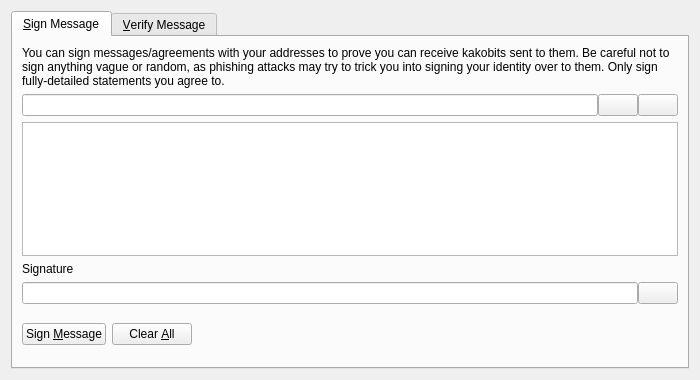
<?xml version="1.0" encoding="UTF-8"?>
<ui version="4.0">
 <class>SignVerifyMessageDialog</class>
 <widget class="QDialog" name="SignVerifyMessageDialog">
  <property name="geometry">
   <rect>
    <x>0</x>
    <y>0</y>
    <width>700</width>
    <height>380</height>
   </rect>
  </property>
  <property name="windowTitle">
   <string>Signatures - Sign / Verify a Message</string>
  </property>
  <property name="modal">
   <bool>true</bool>
  </property>
  <layout class="QVBoxLayout" name="verticalLayout">
   <item>
    <widget class="QTabWidget" name="tabWidget">
     <property name="currentIndex">
      <number>0</number>
     </property>
     <widget class="QWidget" name="tabSignMessage">
      <attribute name="title">
       <string>&amp;Sign Message</string>
      </attribute>
      <layout class="QVBoxLayout" name="verticalLayout_SM">
       <item>
        <widget class="QLabel" name="infoLabel_SM">
         <property name="text">
          <string>You can sign messages/agreements with your addresses to prove you can receive kakobits sent to them. Be careful not to sign anything vague or random, as phishing attacks may try to trick you into signing your identity over to them. Only sign fully-detailed statements you agree to.</string>
         </property>
         <property name="textFormat">
          <enum>Qt::PlainText</enum>
         </property>
         <property name="wordWrap">
          <bool>true</bool>
         </property>
        </widget>
       </item>
       <item>
        <layout class="QHBoxLayout" name="horizontalLayout_1_SM">
         <property name="spacing">
          <number>0</number>
         </property>
         <item>
          <widget class="QValidatedLineEdit" name="addressIn_SM">
           <property name="toolTip">
            <string>The Kakobit address to sign the message with</string>
           </property>
          </widget>
         </item>
         <item>
          <widget class="QPushButton" name="addressBookButton_SM">
           <property name="toolTip">
            <string>Choose previously used address</string>
           </property>
           <property name="text">
            <string/>
           </property>
           <property name="icon">
            <iconset resource="../kakobit.qrc">
             <normaloff>:/icons/address-book</normaloff>:/icons/address-book</iconset>
           </property>
           <property name="shortcut">
            <string>Alt+A</string>
           </property>
           <property name="autoDefault">
            <bool>false</bool>
           </property>
          </widget>
         </item>
         <item>
          <widget class="QPushButton" name="pasteButton_SM">
           <property name="toolTip">
            <string>Paste address from clipboard</string>
           </property>
           <property name="text">
            <string/>
           </property>
           <property name="icon">
            <iconset resource="../kakobit.qrc">
             <normaloff>:/icons/editpaste</normaloff>:/icons/editpaste</iconset>
           </property>
           <property name="shortcut">
            <string>Alt+P</string>
           </property>
           <property name="autoDefault">
            <bool>false</bool>
           </property>
          </widget>
         </item>
        </layout>
       </item>
       <item>
        <widget class="QPlainTextEdit" name="messageIn_SM">
         <property name="toolTip">
          <string>Enter the message you want to sign here</string>
         </property>
        </widget>
       </item>
       <item>
        <widget class="QLabel" name="signatureLabel_SM">
         <property name="text">
          <string>Signature</string>
         </property>
         <property name="textFormat">
          <enum>Qt::PlainText</enum>
         </property>
        </widget>
       </item>
       <item>
        <layout class="QHBoxLayout" name="horizontalLayout_2_SM">
         <property name="spacing">
          <number>0</number>
         </property>
         <item>
          <widget class="QLineEdit" name="signatureOut_SM">
           <property name="font">
            <font>
             <italic>true</italic>
            </font>
           </property>
           <property name="readOnly">
            <bool>true</bool>
           </property>
          </widget>
         </item>
         <item>
          <widget class="QPushButton" name="copySignatureButton_SM">
           <property name="toolTip">
            <string>Copy the current signature to the system clipboard</string>
           </property>
           <property name="text">
            <string/>
           </property>
           <property name="icon">
            <iconset resource="../kakobit.qrc">
             <normaloff>:/icons/editcopy</normaloff>:/icons/editcopy</iconset>
           </property>
           <property name="autoDefault">
            <bool>false</bool>
           </property>
          </widget>
         </item>
        </layout>
       </item>
       <item>
        <layout class="QHBoxLayout" name="horizontalLayout_3_SM">
         <item>
          <widget class="QPushButton" name="signMessageButton_SM">
           <property name="toolTip">
            <string>Sign the message to prove you own this Kakobit address</string>
           </property>
           <property name="text">
            <string>Sign &amp;Message</string>
           </property>
           <property name="icon">
            <iconset resource="../kakobit.qrc">
             <normaloff>:/icons/edit</normaloff>:/icons/edit</iconset>
           </property>
           <property name="autoDefault">
            <bool>false</bool>
           </property>
          </widget>
         </item>
         <item>
          <widget class="QPushButton" name="clearButton_SM">
           <property name="toolTip">
            <string>Reset all sign message fields</string>
           </property>
           <property name="text">
            <string>Clear &amp;All</string>
           </property>
           <property name="icon">
            <iconset resource="../kakobit.qrc">
             <normaloff>:/icons/remove</normaloff>:/icons/remove</iconset>
           </property>
           <property name="autoDefault">
            <bool>false</bool>
           </property>
          </widget>
         </item>
         <item>
          <spacer name="horizontalSpacer_1_SM">
           <property name="orientation">
            <enum>Qt::Horizontal</enum>
           </property>
           <property name="sizeHint" stdset="0">
            <size>
             <width>40</width>
             <height>48</height>
            </size>
           </property>
          </spacer>
         </item>
         <item>
          <widget class="QLabel" name="statusLabel_SM">
           <property name="font">
            <font>
             <weight>75</weight>
             <bold>true</bold>
            </font>
           </property>
           <property name="text">
            <string/>
           </property>
           <property name="wordWrap">
            <bool>true</bool>
           </property>
          </widget>
         </item>
         <item>
          <spacer name="horizontalSpacer_2_SM">
           <property name="orientation">
            <enum>Qt::Horizontal</enum>
           </property>
           <property name="sizeHint" stdset="0">
            <size>
             <width>40</width>
             <height>48</height>
            </size>
           </property>
          </spacer>
         </item>
        </layout>
       </item>
      </layout>
     </widget>
     <widget class="QWidget" name="tabVerifyMessage">
      <attribute name="title">
       <string>&amp;Verify Message</string>
      </attribute>
      <layout class="QVBoxLayout" name="verticalLayout_VM">
       <item>
        <widget class="QLabel" name="infoLabel_VM">
         <property name="text">
          <string>Enter the receiver's address, message (ensure you copy line breaks, spaces, tabs, etc. exactly) and signature below to verify the message. Be careful not to read more into the signature than what is in the signed message itself, to avoid being tricked by a man-in-the-middle attack. Note that this only proves the signing party receives with the address, it cannot prove sendership of any transaction!</string>
         </property>
         <property name="textFormat">
          <enum>Qt::PlainText</enum>
         </property>
         <property name="alignment">
          <set>Qt::AlignLeading|Qt::AlignLeft|Qt::AlignTop</set>
         </property>
         <property name="wordWrap">
          <bool>true</bool>
         </property>
        </widget>
       </item>
       <item>
        <layout class="QHBoxLayout" name="horizontalLayout_1_VM">
         <property name="spacing">
          <number>0</number>
         </property>
         <item>
          <widget class="QValidatedLineEdit" name="addressIn_VM">
           <property name="toolTip">
            <string>The Kakobit address the message was signed with</string>
           </property>
          </widget>
         </item>
         <item>
          <widget class="QPushButton" name="addressBookButton_VM">
           <property name="toolTip">
            <string>Choose previously used address</string>
           </property>
           <property name="text">
            <string/>
           </property>
           <property name="icon">
            <iconset resource="../kakobit.qrc">
             <normaloff>:/icons/address-book</normaloff>:/icons/address-book</iconset>
           </property>
           <property name="shortcut">
            <string>Alt+A</string>
           </property>
           <property name="autoDefault">
            <bool>false</bool>
           </property>
          </widget>
         </item>
        </layout>
       </item>
       <item>
        <widget class="QPlainTextEdit" name="messageIn_VM"/>
       </item>
       <item>
        <widget class="QValidatedLineEdit" name="signatureIn_VM"/>
       </item>
       <item>
        <layout class="QHBoxLayout" name="horizontalLayout_2_VM">
         <item>
          <widget class="QPushButton" name="verifyMessageButton_VM">
           <property name="toolTip">
            <string>Verify the message to ensure it was signed with the specified Kakobit address</string>
           </property>
           <property name="text">
            <string>Verify &amp;Message</string>
           </property>
           <property name="icon">
            <iconset resource="../kakobit.qrc">
             <normaloff>:/icons/transaction_0</normaloff>:/icons/transaction_0</iconset>
           </property>
           <property name="autoDefault">
            <bool>false</bool>
           </property>
          </widget>
         </item>
         <item>
          <widget class="QPushButton" name="clearButton_VM">
           <property name="toolTip">
            <string>Reset all verify message fields</string>
           </property>
           <property name="text">
            <string>Clear &amp;All</string>
           </property>
           <property name="icon">
            <iconset resource="../kakobit.qrc">
             <normaloff>:/icons/remove</normaloff>:/icons/remove</iconset>
           </property>
           <property name="autoDefault">
            <bool>false</bool>
           </property>
          </widget>
         </item>
         <item>
          <spacer name="horizontalSpacer_1_VM">
           <property name="orientation">
            <enum>Qt::Horizontal</enum>
           </property>
           <property name="sizeHint" stdset="0">
            <size>
             <width>40</width>
             <height>48</height>
            </size>
           </property>
          </spacer>
         </item>
         <item>
          <widget class="QLabel" name="statusLabel_VM">
           <property name="font">
            <font>
             <weight>75</weight>
             <bold>true</bold>
            </font>
           </property>
           <property name="text">
            <string/>
           </property>
           <property name="wordWrap">
            <bool>true</bool>
           </property>
          </widget>
         </item>
         <item>
          <spacer name="horizontalSpacer_2_VM">
           <property name="orientation">
            <enum>Qt::Horizontal</enum>
           </property>
           <property name="sizeHint" stdset="0">
            <size>
             <width>40</width>
             <height>48</height>
            </size>
           </property>
          </spacer>
         </item>
        </layout>
       </item>
      </layout>
     </widget>
    </widget>
   </item>
  </layout>
 </widget>
 <customwidgets>
  <customwidget>
   <class>QValidatedLineEdit</class>
   <extends>QLineEdit</extends>
   <header>qvalidatedlineedit.h</header>
  </customwidget>
 </customwidgets>
 <resources>
  <include location="../kakobit.qrc"/>
 </resources>
 <connections/>
</ui>
